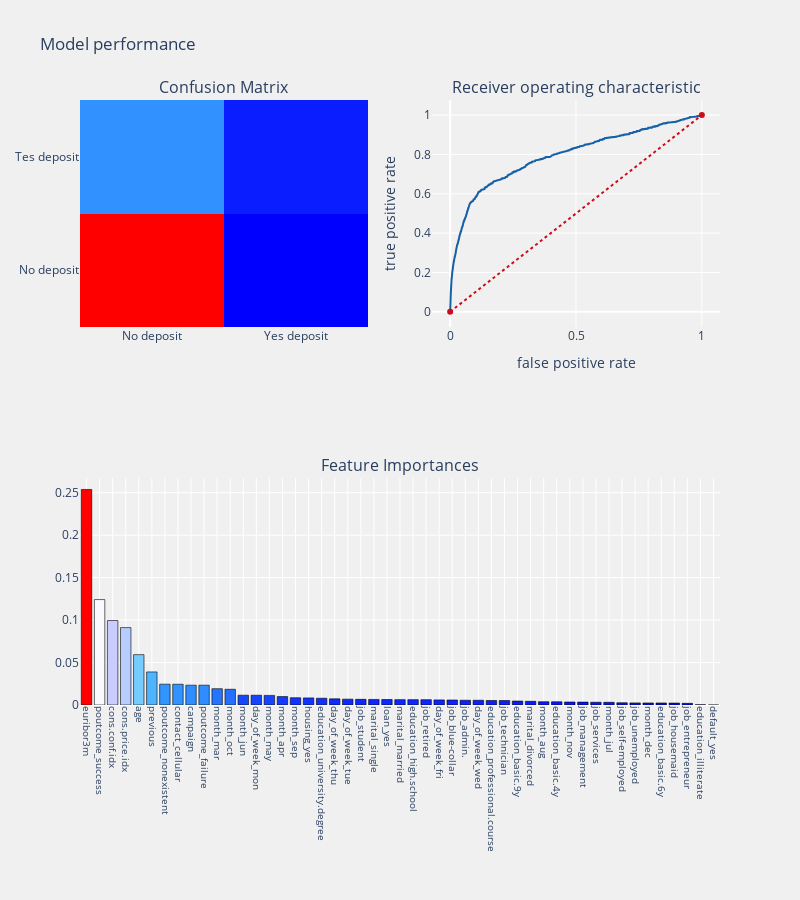

The code cell stored with this chart in its notebook:
### Code cell
bmo_prediction(rf1,trainX,testX,trainY,testY,
                         trainX.columns,"features")

### Figure 1 — Plotly figure (JSON) as saved in the notebook; plotly's stock layout.template omitted (floating-point values rounded to 4 significant figures; data arrays with more than 128 entries replaced by an {"elided": "..."} marker saying what was removed)
{"data": [{"colorscale": [[0, "rgb(0,0,255)"], [0.1, "rgb(51,153,255)"], [0.2, "rgb(102,204,255)"], [0.3, "rgb(153,204,255)"], [0.4, "rgb(204,204,255)"], [0.5, "rgb(255,255,255)"], [0.6, "rgb(255,204,255)"], [0.7, "rgb(255,153,255)"], [0.8, "rgb(255,102,204)"], [0.9, "rgb(255,102,102)"], [1, "rgb(255,0,0)"]], "name": "matrix", "showscale": false, "type": "heatmap", "x": ["No deposit", "Yes deposit"], "xaxis": "x", "y": ["No deposit", "Tes deposit"], "yaxis": "y", "z": [[7184, 83], [754, 217]]}, {"line": {"color": "rgb(22, 96, 167)", "width": 2}, "name": "Roc : 0.6060297265249834", "type": "scatter", "x": {"elided": "1440 float values"}, "xaxis": "x2", "y": {"elided": "1440 float values"}, "yaxis": "y2"}, {"line": {"color": "rgb(205, 12, 24)", "dash": "dot", "width": 2}, "type": "scatter", "x": [0, 1], "xaxis": "x2", "y": [0, 1], "yaxis": "y2"}, {"marker": {"color": [0.2538, 0.1241, 0.09952, 0.09114, 0.0593, 0.03894, 0.02453, 0.02445, 0.02334, 0.02333, 0.01921, 0.01851, 0.01153, 0.01149, 0.01132, 0.009881, 0.00854, 0.008378, 0.007962, 0.007221, 0.006888, 0.006668, 0.006547, 0.006472, 0.006331, 0.006327, 0.006261, 0.006028, 0.00587, 0.005594, 0.005582, 0.005295, 0.005243, 0.004634, 0.004333, 0.003873, 0.003774, 0.003509, 0.003399, 0.00324, 0.00317, 0.002625, 0.002484, 0.002405, 0.002382, 0.002268, 0.001961, 0.0002974, 2.763e-08], "colorscale": [[0, "rgb(0,0,255)"], [0.1, "rgb(51,153,255)"], [0.2, "rgb(102,204,255)"], [0.3, "rgb(153,204,255)"], [0.4, "rgb(204,204,255)"], [0.5, "rgb(255,255,255)"], [0.6, "rgb(255,204,255)"], [0.7, "rgb(255,153,255)"], [0.8, "rgb(255,102,204)"], [0.9, "rgb(255,102,102)"], [1, "rgb(255,0,0)"]], "line": {"color": "black", "width": 0.6}}, "name": "coefficients", "type": "bar", "x": ["euribor3m", "poutcome_success", "cons.conf.idx", "cons.price.idx", "age", "previous", "poutcome_nonexistent", "contact_cellular", "campaign", "poutcome_failure", "month_mar", "month_oct", "month_jun", "day_of_week_mon", "month_may", "month_apr", "month_sep", "housing_yes", "education_university.degree", "day_of_week_thu", "day_of_week_tue", "job_student", "marital_single", "loan_yes", "marital_married", "education_high.school", "job_retired", "day_of_week_fri", "job_blue-collar", "job_admin.", "day_of_week_wed", "education_professional.course", "job_technician", "education_basic.9y", "marital_divorced", "month_aug", "education_basic.4y", "month_nov", "job_management", "job_services", "month_jul", "job_self-employed", "job_unemployed", "month_dec", "education_basic.6y", "job_housemaid", "job_entrepreneur", "education_illiterate", "default_yes"], "xaxis": "x3", "y": [0.2538, 0.1241, 0.09952, 0.09114, 0.0593, 0.03894, 0.02453, 0.02445, 0.02334, 0.02333, 0.01921, 0.01851, 0.01153, 0.01149, 0.01132, 0.009881, 0.00854, 0.008378, 0.007962, 0.007221, 0.006888, 0.006668, 0.006547, 0.006472, 0.006331, 0.006327, 0.006261, 0.006028, 0.00587, 0.005594, 0.005582, 0.005295, 0.005243, 0.004634, 0.004333, 0.003873, 0.003774, 0.003509, 0.003399, 0.00324, 0.00317, 0.002625, 0.002484, 0.002405, 0.002382, 0.002268, 0.001961, 0.0002974, 2.763e-08], "yaxis": "y3"}], "layout": {"annotations": [{"font": {"size": 16}, "showarrow": false, "text": "Confusion Matrix", "x": 0.225, "xanchor": "center", "xref": "paper", "y": 1, "yanchor": "bottom", "yref": "paper"}, {"font": {"size": 16}, "showarrow": false, "text": "Receiver operating characteristic", "x": 0.775, "xanchor": "center", "xref": "paper", "y": 1, "yanchor": "bottom", "yref": "paper"}, {"font": {"size": 16}, "showarrow": false, "text": "Feature Importances", "x": 0.5, "xanchor": "center", "xref": "paper", "y": 0.375, "yanchor": "bottom", "yref": "paper"}], "autosize": false, "height": 900, "margin": {"b": 195}, "paper_bgcolor": "rgba(240,240,240, 0.95)", "plot_bgcolor": "rgba(240,240,240, 0.95)", "showlegend": false, "title": {"text": "Model performance"}, "width": 800, "xaxis": {"anchor": "y", "domain": [0, 0.45]}, "xaxis2": {"anchor": "y2", "domain": [0.55, 1], "title": {"text": "false positive rate"}}, "xaxis3": {"anchor": "y3", "domain": [0, 1], "showgrid": true, "tickangle": 90, "tickfont": {"size": 10}}, "yaxis": {"anchor": "x", "domain": [0.625, 1]}, "yaxis2": {"anchor": "x2", "domain": [0.625, 1], "title": {"text": "true positive rate"}}, "yaxis3": {"anchor": "x3", "domain": [0, 0.375]}}}
